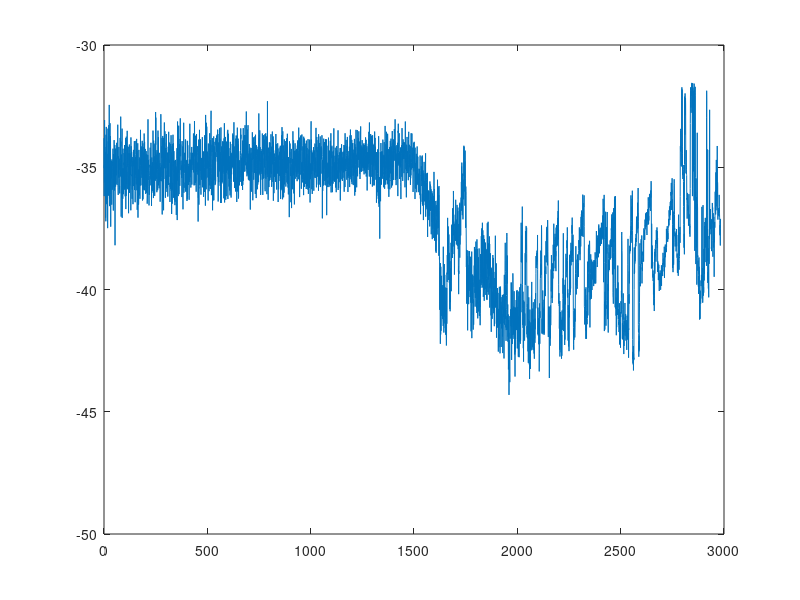
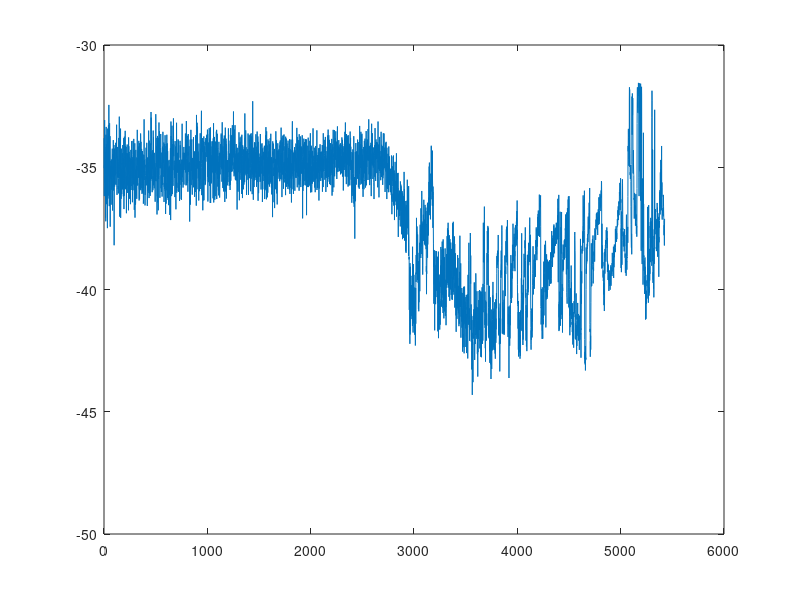
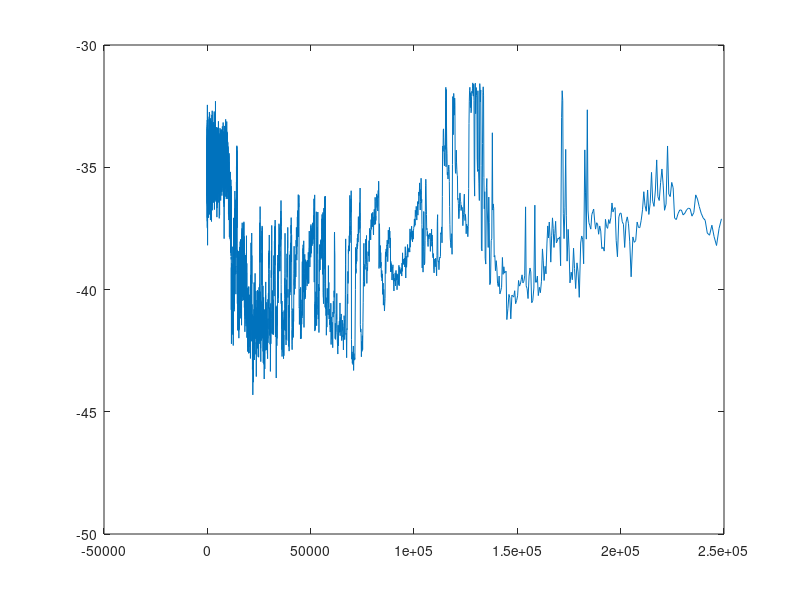

These figures' MATLAB source, in order: (Note: this script raises an error after producing the figures.)
%% 

%{
에러, 교재 150
시스테마틱 에러
= 자의 길이가 잘못된 경우 ex 평행이동

랜덤 에러 : true 값으로부터 벌어진 정도

standard error = s/root(n)

평균이 6'+-1.2' <= standard error

교재 140 페이지

파라미터가 여러개일때
표준편차의 제곱으로 접근
파라미터간의 상관관계가 있을 경우

예를 들어 산사태, 
사면의 경사, 수목, 암석

암석과 수목 상관관계 없다면 각각의 측정된 것에 대한 표준편차를 구해서 더하면 되는데

상관관계가 있다면 '가우스 방법'

sf = sqrt(1.6^2+1.2^2 -2*1.5*1.2), 마치 뺄셈 거듭제곱의 제곱근 구하듯

흔히 저지르는 실수 중 하나인 유효숫자

데이터 정수라면
평균은 소숫점 1자리까지
표준편차는 소숫점 2자리까지

-Distribution fitting
일종의 regression
지난번 카이 스퀘어 테스트에서
꼭 normal 디스트리뷰션 아님

normfit

가우시안 믹스쳐 gaussian mixture

데이터가 노말 디스트리뷰션 하는 게 아니고(보아뱀 코끼리)
예시) 두개 이상 봉우리, 낙타형 << 환경이 바뀌기 전 후 
육지와 바다가 만나는 지점의 자료

책 133페이지

%}

xy = load('icecore_gripd18o.txt');

% 1열 = 깊이, 2열 : 산소동위원소 18, 3열 : 연대
%빙하 코어에서
%18 증가하면 더움
%16 증가하면 추움


x =xy(:,1) % depth
y =xy(:,2) % oxygen isotope
z =xy(:,3) % age

figure, plot(x,y) % 깊이 - 동위원
figure, plot(y)
figure, plot(z,y)
%1500 이후로 더워진다


y=y(2000:4300);

figure,hg = histogram(y,30)
%% 
mean(y)
std(y)

%평균, 표준편차가 의미가 있나? no, 
%히스토그램을 봐도 피크가 2개가 생김

%둘로 쪼개보자, 2800 3000 부근을 기준으로
% 왼쪽(날이 더울때), 오른쪽(날이 더워지기 전)

mean(y(1:950))
std(y(1:950))

mean(y(951:end))
std(y(951:end))
%% 
%임의로 나눈 것. 임의로 나누지 않고 의미있게 두개로 나누는 방법?
% 있다. 가우시안 믹스쳐 디스트리뷰션, 가우시안 믹스쳐 모델

help gmdistribution
help fitgmdist %가우시안 모델에 피팅

% x : 데이터, k : 몇개의 노드가 있는가

mdl = fitgmdist(y,2);
mdl

%0.61, 0.38 > 노말 디스트리뷰션 2개, 각 모델에 속하는 데이터 약 60%, 40%로 분포

properties(mdl)

%mdl.NumVariables, mdl.DistributionName, ... etc

mdl.DistributionName
mdl.NumVariables
mdl.mu % 평균
mdl.Sigma %
mdl.ComponentProportion %앞의 몇 퍼센트

mdl.PComponents

%%
t=[-45:0.2:-30];
m1 = mdl.mu(1)
m2 = mdl.mu(2)
s1 = mdl.Sigma(1)
s2 = mdl.Sigma(2)

y1=normpdf(t,m1,s1);
figure,plot(t,y1) %아까 히스토그램의 오른쪽에 해당
y2=normpdf(t,m2,s2);
figure,plot(t,y2) %아까 히스토그램의 왼쪽에 해당

%%
%면적 같게 만들기
sum(y1)
sum(y2)
%hg % 칸 간격 0.38
dh = hg.BinWidth
length(y)*dh % 면적

dt=0.2;

help trapz % numerical integration

v =  hg.BinEdges(1:end-1) + dh/2;
n=hg.Values

trapz(v,n)
length(y)*dh

trapz(t,y1)
sum(y1)*dt

trapz(t,y2)
sum(y2)*dt

y1 = y1/trapz(t,y1);
y2 = y2/trapz(t,y2);

sum(y1)
mdl

p1 = mdl.PComponents(1)
p2 = mdl.PComponents(2)

yy = y1*p1+y2*p2;
yy=yy/trapz(t,yy)*trapz(v,n);
trapz(v,n)
length(y)*dh
figure, hg = histogram(y,30)
hold on,plot(t,yy,'--r','linewidth',1.0)
